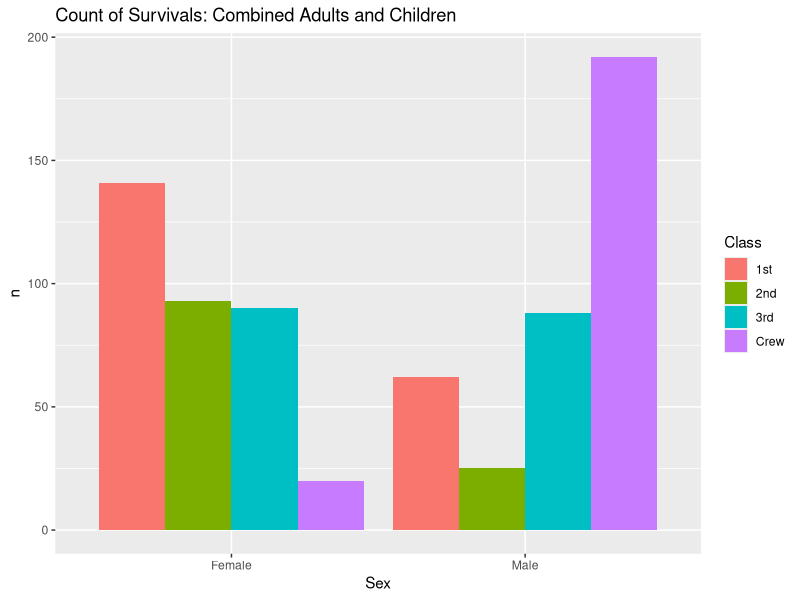
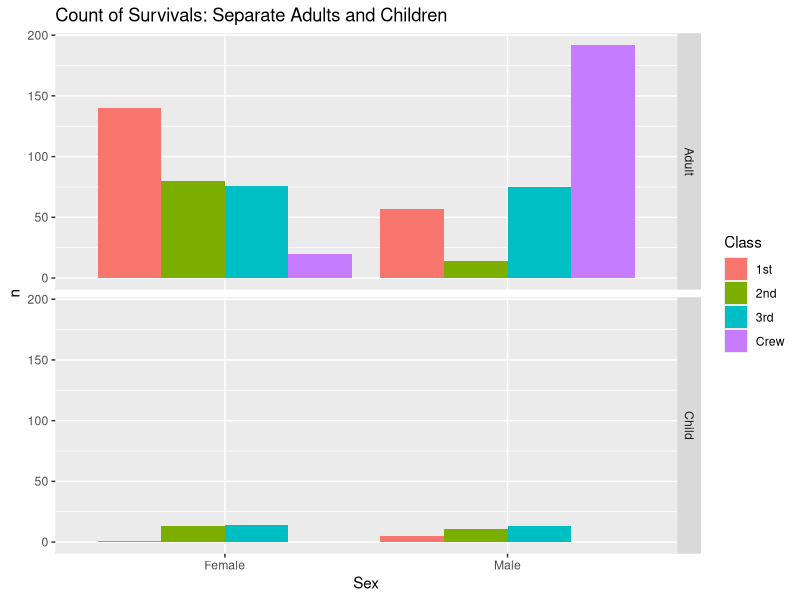
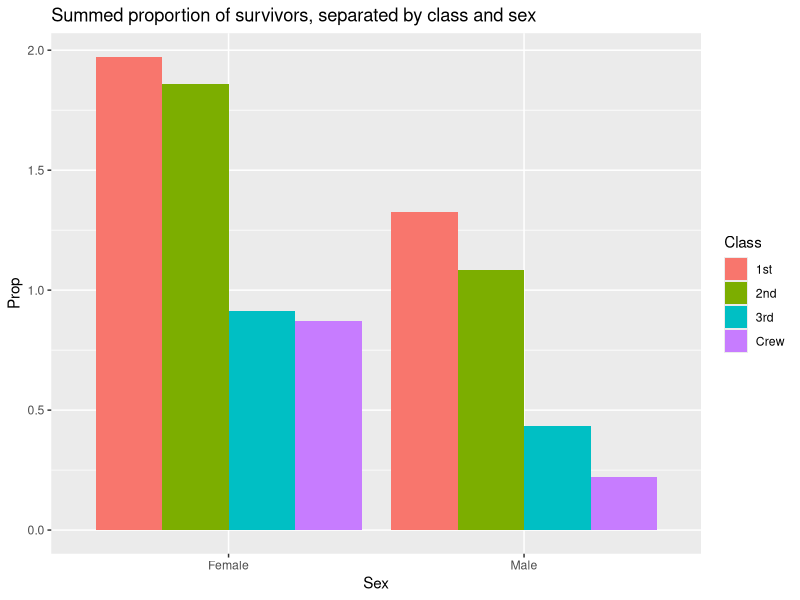
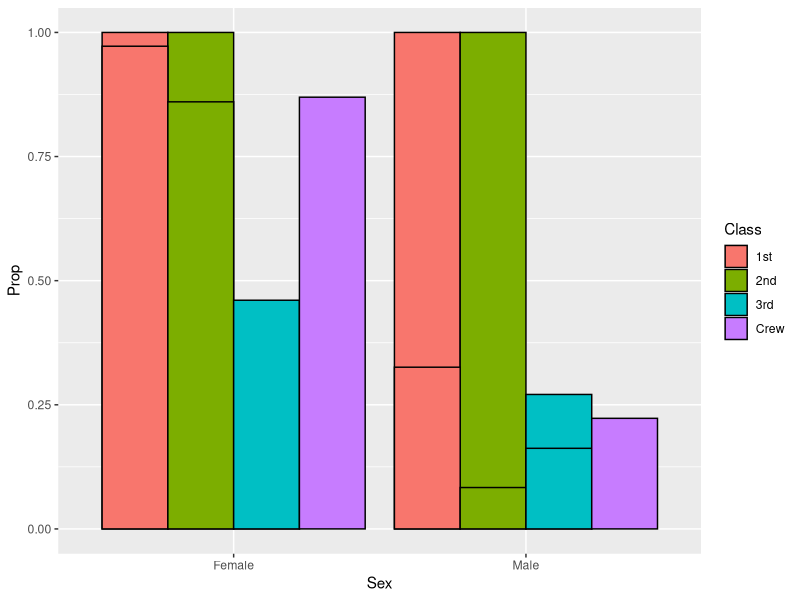
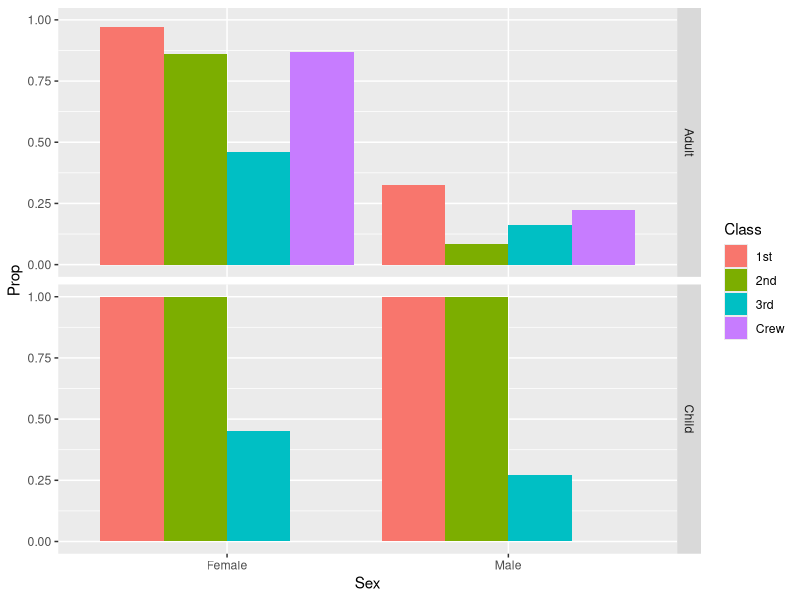

R code for these plots, in order:
## ---- chunk 1
library(tidyverse)

df_titanic <- as_tibble(Titanic)
## ---- chunk 2
## TASK: Perform a `glimpse` of df_titanic
glimpse(df_titanic)
## ---- chunk 3
## NOTE: No need to edit! We'll cover how to
## do this calculation in a later exercise.
df_titanic %>% summarize(total = sum(n))
## ---- chunk 4
## TASK: Visualize counts against `Class` and `Sex`

df_titanic |>
  filter(Survived == "Yes") |>
  select(-c(Age, Survived)) |>
  group_by(Sex, Class) |>
  summarise(n = sum(n)) |>

  ggplot(aes(x = Sex, y = n, fill = Class)) +
  geom_col(position = "Dodge") +
  labs(
    title = "Count of Survivals: Combined Adults and Children"
  )

## ---- chunk 5
## TASK: Visualize counts against `Class` and `Sex`

df_titanic |>
  filter(Survived == "Yes") |>
  ggplot(aes(x = Sex, y = n, fill = Class)) +
  geom_col(position = "Dodge") +
  facet_grid(Age ~ .) +
  labs(
    title = "Count of Survivals: Separate Adults and Children"
  )

## ---- chunk 6
## NOTE: No need to edit! We'll cover how to
## do this calculation in a later exercise.
df_prop <-
  df_titanic %>%
  group_by(Class, Sex, Age) %>%
  mutate(
    Total = sum(n),
    Prop = n / Total
  ) %>%
  ungroup()
df_prop
## ---- chunk 7

df_prop |>
  filter(Survived == "Yes") |>
  select(-c(Age, Survived)) |>
  group_by(Sex, Class) |>
  summarise(Prop = sum(Prop, na.rm = TRUE)) |>

  ggplot(aes(x = Sex, y = Prop, fill = Class)) +
  geom_col(position = "Dodge") +
  labs(
    title = "Summed proportion of survivors, separated by class and sex"
  )

# This is a bad plot but ZDR said I should still include it

## ---- chunk 8
df_prop %>%
  filter(Survived == "Yes") |>
  ggplot(aes(Sex, Prop, fill = Class)) +
  geom_col(
    position = "dodge",
    color = "black"
  )
## ---- chunk 9
df_prop |>
  filter(Survived == "Yes") |>
  ggplot(aes(x = Sex, y = Prop, fill = Class)) +
  geom_col(position = "Dodge") +
  facet_grid(Age ~ .)
